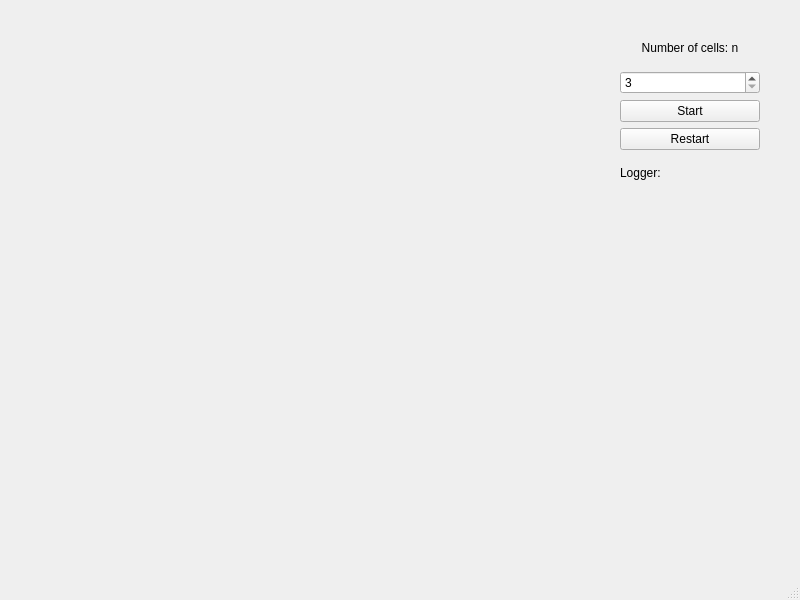
<?xml version="1.0" encoding="UTF-8"?>
<ui version="4.0">
 <class>MainWindow</class>
 <widget class="QMainWindow" name="MainWindow">
  <property name="geometry">
   <rect>
    <x>0</x>
    <y>0</y>
    <width>800</width>
    <height>600</height>
   </rect>
  </property>
  <property name="windowTitle">
   <string>MainWindow</string>
  </property>
  <widget class="QWidget" name="centralwidget">
   <widget class="QWidget" name="verticalLayoutWidget">
    <property name="geometry">
     <rect>
      <x>610</x>
      <y>30</y>
      <width>160</width>
      <height>201</height>
     </rect>
    </property>
    <layout class="QVBoxLayout" name="verticalLayout">
     <property name="leftMargin">
      <number>10</number>
     </property>
     <property name="rightMargin">
      <number>10</number>
     </property>
     <item>
      <widget class="QLabel" name="numberOfCells_label">
       <property name="text">
        <string>Number of cells: n</string>
       </property>
       <property name="alignment">
        <set>Qt::AlignmentFlag::AlignCenter</set>
       </property>
      </widget>
     </item>
     <item>
      <widget class="QSpinBox" name="sB_numberOfCells">
       <property name="minimum">
        <number>3</number>
       </property>
       <property name="maximum">
        <number>9</number>
       </property>
      </widget>
     </item>
     <item>
      <widget class="QPushButton" name="pB_start">
       <property name="text">
        <string>Start</string>
       </property>
      </widget>
     </item>
     <item>
      <widget class="QPushButton" name="pB_restart">
       <property name="text">
        <string>Restart</string>
       </property>
      </widget>
     </item>
     <item>
      <widget class="QLabel" name="l_logger_label">
       <property name="text">
        <string>Logger:</string>
       </property>
      </widget>
     </item>
     <item>
      <widget class="QLabel" name="l_logger">
       <property name="text">
        <string/>
       </property>
      </widget>
     </item>
    </layout>
   </widget>
   <widget class="QWidget" name="board" native="true">
    <property name="geometry">
     <rect>
      <x>30</x>
      <y>30</y>
      <width>541</width>
      <height>421</height>
     </rect>
    </property>
   </widget>
  </widget>
  <widget class="QMenuBar" name="menubar">
   <property name="geometry">
    <rect>
     <x>0</x>
     <y>0</y>
     <width>800</width>
     <height>18</height>
    </rect>
   </property>
  </widget>
  <widget class="QStatusBar" name="statusbar"/>
 </widget>
 <resources/>
 <connections/>
</ui>
